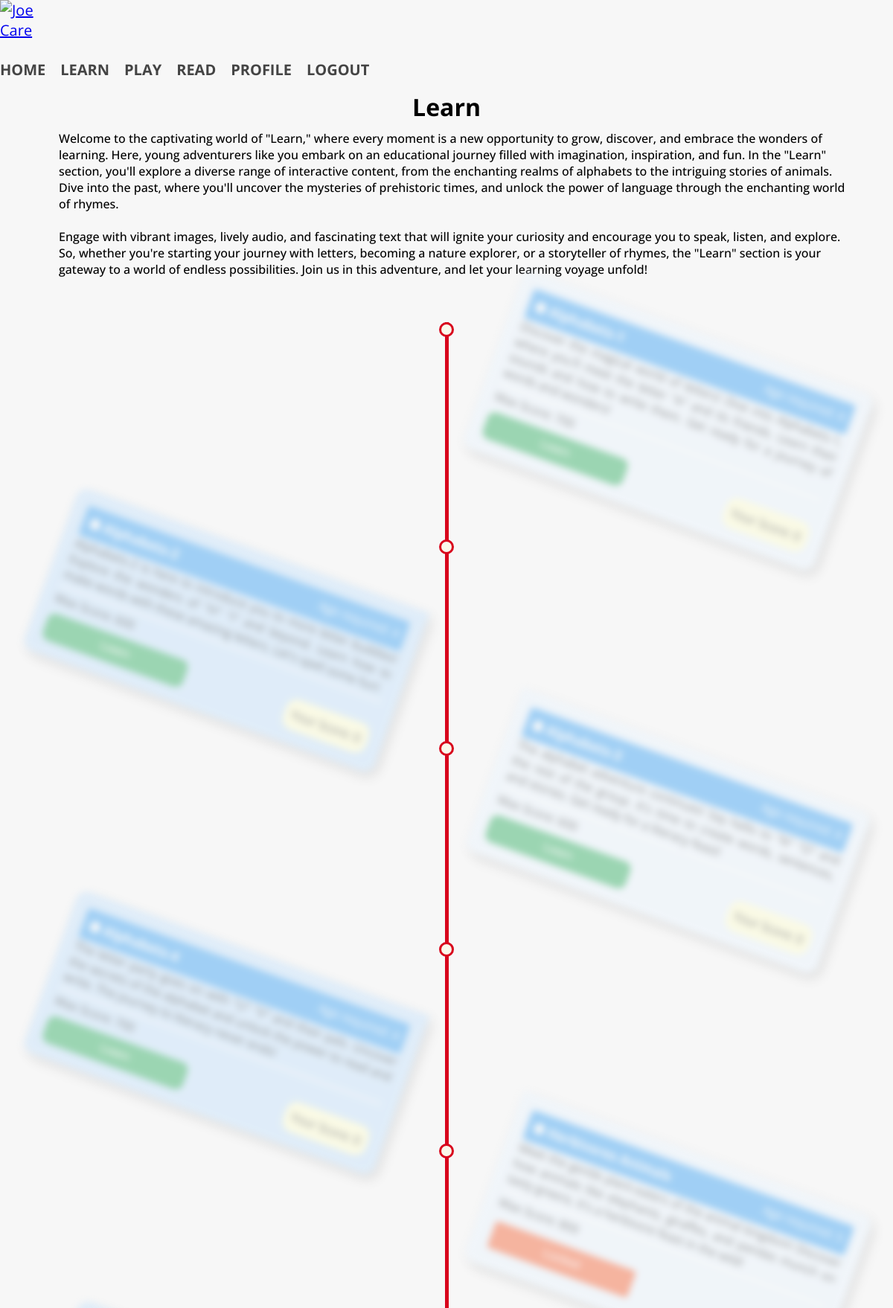
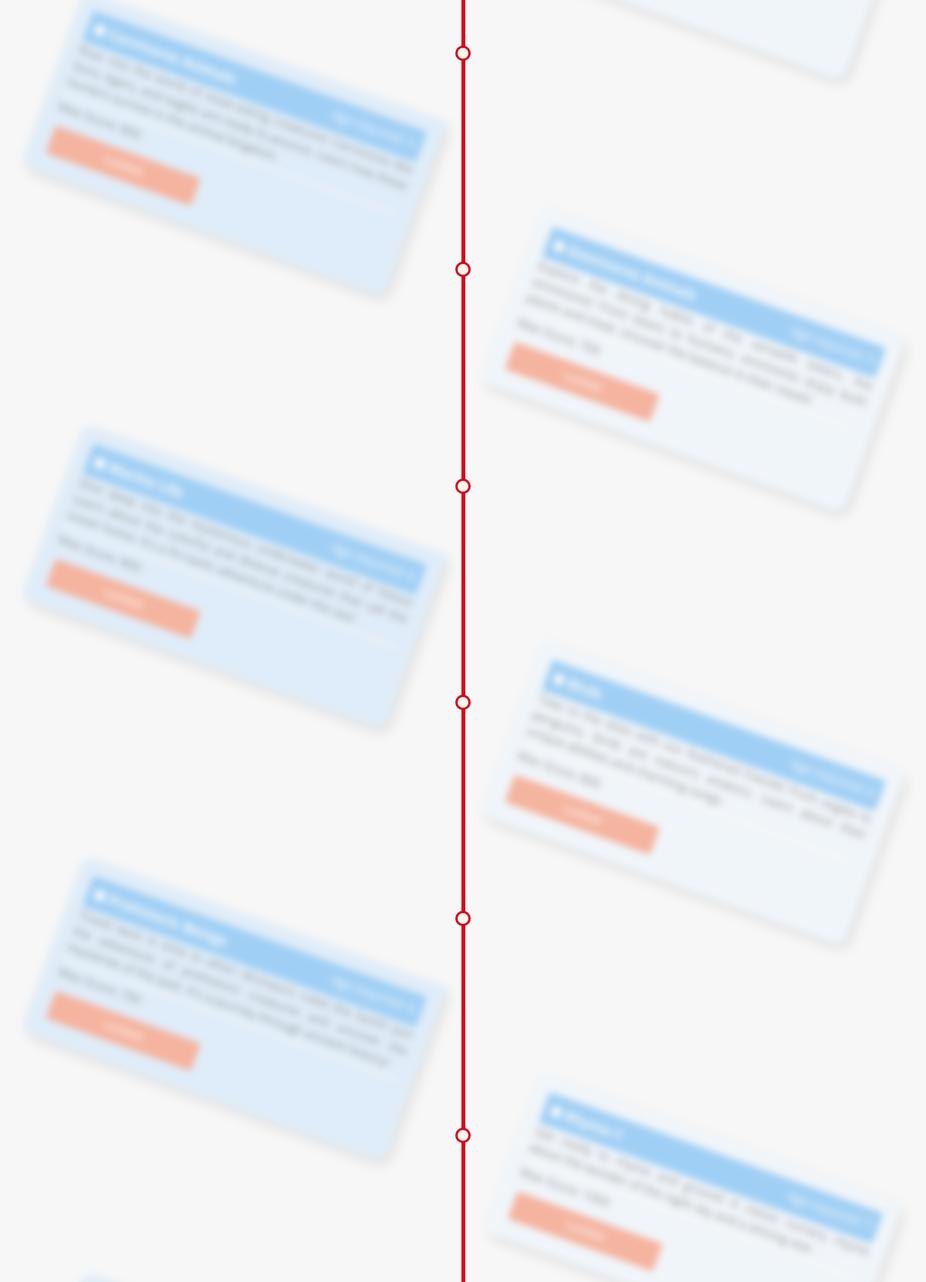
Page /learn (signed in, upper part) on the committed database (2 pictures, top to bottom).
### tables this page shows
CREATE TABLE "Learn" (
	"learnId"	INTEGER NOT NULL UNIQUE,
	"contentName"	TEXT NOT NULL,
	"age"	INTEGER NOT NULL DEFAULT 4,
	"maxScore"	INTEGER NOT NULL DEFAULT 1000,
	"desc"	TEXT,
	PRIMARY KEY("learnId" AUTOINCREMENT)
);

### app.py (the view)
@app.route('/learn')
@login_required
def learn():
    records = DB.getLearn()
    scores = DB.getTScores(current_user.userId)
    age = session.get('age')
    return render_template("learn.html", records = records, scores = scores, age = age)

### DataBase.py (called while the page is built)
    def getLearn():
        con = sqlite3.connect(DataBaseOperations._DB)
        c = con.cursor()
        try:
            sql_select_query = "SELECT * FROM Learn;"
            c.execute(sql_select_query)
            record = c.fetchall()
        finally:
            con.commit()
            c.close()
            con.close()
        return record

    def getTScores(userId):
        con = sqlite3.connect(DataBaseOperations._DB)
        c = con.cursor()
        try:
            sql_select_query = """SELECT TContent1Score, TContent2Score, TContent3Score, TContent4Score, TContent5Score,
            TContent6Score, TContent7Score, TContent8Score, TContent9Score, TContent10Score, TContent11Score,
            TContent12Score, TContent13Score, TContent14Score, TContent15Score FROM Score WHERE userId = ?;"""
            c.execute(sql_select_query, (userId,))
            record = c.fetchall()
        finally:
            con.commit()
            c.close()
            con.close()
        return record[0]

    def updateTime(pageName, time, userId):
        con = sqlite3.connect(DataBaseOperations._DB)
        c = con.cursor()
        try:
            sql_select_query = "SELECT " + pageName + " FROM Time WHERE userId = ?;"
            c.execute(sql_select_query, (userId,))
            record = c.fetchall()
            prevTime = record[0][0]
            x = (prevTime + time, userId)
            update = "UPDATE Time SET " + pageName + " = ? WHERE userId = ?;"
            c.execute(update, x)
        finally:
            con.commit()
            c.close()
            con.close()

### app.py (called while the page is built)
@login_manager.user_loader
def load_user(userId):
    return User(userId)

@app.before_request
def before_request():
    session.permanent = True
    session.modified = True
    app.permanent_session_lifetime = timedelta(minutes=30)

### templates/learn.html (shortened to what this page needs)
<!doctype html>
{% extends 'index.html' %}
{% block content %}
<link rel="stylesheet" href="{{url_for('static', filename='stylesheets/timeline.css')}}">
<link rel="stylesheet" href="https://cdnjs.cloudflare.com/ajax/libs/font-awesome/4.7.0/css/font-awesome.min.css">
    <h1 class="homeTitle" style="margin: 15px 0 0px">Learn</h1>
<div style="display: flex; flex: 50%;align-items: center;">
	<div >
	</div>
	<div><p style="padding: 10px 5%; font-weight: 500; ">Welcome to the captivating world of "Learn," where every moment is a new opportunity to grow, discover, and embrace the wonders of learning. Here, young adventurers like you embark on an educational journey filled with imagination, inspiration, and fun.
In the "Learn" section, you'll explore a diverse range of interactive content, from the enchanting realms of alphabets to the intriguing stories of animals. Dive into the past, where you'll uncover the mysteries of prehistoric times, and unlock the power of language through the enchanting world of rhymes.
<br><br>
Engage with vibrant images, lively audio, and fascinating text that will ignite your curiosity and encourage you to speak, listen, and explore.
So, whether you're starting your journey with letters, becoming a nature explorer, or a storyteller of rhymes, the "Learn" section is your gateway to a world of endless possibilities. Join us in this adventure, and let your learning voyage unfold!
</p></div>
	</div>
	<div class="timeline">
    <section class="timeline">
        <ul>
			{% for record in records %}
          <li>
            <div class="content">
                <div class="timeline-content-info">
                    <span class="timeline-content-info-title" style="font-weight: bolder; font-size: 1.125em;">
                        <i class="fa fa-certificate" aria-hidden="true"></i>
                        {{record[1]}}
                    </span>
                    <span class="timeline-content-info-date">
                        Age required: {{record[2]}}<br>
                    </span>
                </div>
                <p style="text-align: justify; color: black;">{{record[4]}}</p><hr style="border: 1.5px solid white; margin: 5px 0"><p style="color: black; margin-bottom: 10px;">Max Score: {{record[3]}}</p>
                <div>
					{% if (age >= record[2] or record[2] == 4) or (loop.index0 > 0 and scores[loop.index0 - 1] >= 0.75 * record[3]) %}
					<div style="display: flex">
						<span style="float: left;"><a href="/learn/{{record[1]}}/0?id={{record[0]}}"><button class="button"><span>Learn </span></button></a></span>
						<div class="content-skills" >
							{% if scores[loop.index0] == -1 %}
								<span style="color: black;">Your Score: 0</span>
							{% else %}
								<span style="color: black;">Your Score: {{scores[loop.index0]}}</span>
							{% endif %}
						</div>
					</div>
					{% else %}
						<button class="button1" disabled><span> Locked </span></button>
					{% endif %}
                </div>
            </div>
          </li>
          {% endfor %}
        </ul>
      </section>
  </div>
{% endblock %}

### static/stylesheets/Main.css (style rules this page uses)
h1 { text-align: center; }

### static/stylesheets/nav.css (style rules this page uses)
body { margin: 0; font-family: "Open Sans", sans-serif; background-color: #f7f7f7; }

### static/stylesheets/timeline.css (style rules this page uses)
*, *::before, *::after { margin: 0; padding: 0; -webkit-box-sizing: border-box; -moz-box-sizing: border-box; box-sizing: border-box; }
.timeline ul { padding: 50px 0; }
.timeline ul li { background: #d8031c; position: relative; margin: 0 auto; width: 5px; padding-bottom: 40px; list-style-type: none; }
.timeline ul li:before { content: ""; background: #faf8eb; position: absolute; left: 50%; top: 0; transform: translateX(-50%); -webkit-transform: translateX(-50%); width: 20px; height: 20px; border: 3px solid #d8031c; -webkit-border-radius: 50%; -moz-border-radius: 50%; border-radius: 50%; }
.timeline ul li .content { background: #67CC8E; position: relative; top: 7px; width: 500px; padding: 20px; transition: all 0.5s ease-in-out; z-index: 14; box-shadow: 7px 6px 15px 0px rgba(0,0,0,0.25); }
.timeline ul li .content * { color: #fff; }
.timeline ul li .content.non-focus::before { display: none; }
.timeline ul li .content.non-focus { transform: rotate(20deg); opacity: 0.4; filter: blur(5px); z-index: 11; }
.timeline ul li .content { color: #d2d2d2; background: #e6e6e6; }
.timeline ul li .content p { text-align: left; }
.timeline ul li .content:before { content: ""; background: inherit; position: absolute; top: 0px; width: 38px; height: 5px; }
.timeline ul li:nth-child(odd) .content { left: 50px; background: #e7f3fe; border-radius: 0px 15px 15px 15px; }
.timeline ul li:nth-child(odd) .content:before { left: -38px; }
.timeline ul li:nth-child(even) .content { left: calc(-500px - 45px); background: #BDDEFC; border-radius: 15px 0px 15px 15px; }
.timeline ul li:nth-child(even) .content:before { right: -38px; }
.timeline-content-info { display: flex; justify-content: space-between; border-radius: 4px; padding: 2%; background-color: #2196F3; }
.content-skills { margin: 7px 0px 0px auto; }
.content-skills span { background: #ffffcc; border-radius: 15px; padding: 10px; width: 200px; }
.button { display: inline-block; border-radius: 10px; background-color: #14A44D; border: none; color: #FFFFFF; text-align: center; font-size: 16px; padding: 10px; width: 200px; transition: all 0.5s; cursor: pointer; }
.button span { cursor: pointer; display: inline-block; position: relative; transition: 0.5s; }
.button span:after { content: '►'; position: absolute; opacity: 0; top: 0; right: -20px; transition: 0.5s; }
.button1 { display: inline-block; border-radius: 4px; background-color: #f4511e; border: none; color: #FFFFFF; text-align: center; font-size: 16px; padding: 10px; width: 200px; transition: all 0.5s; cursor: pointer; margin: 5px; }
.button1 span { cursor: pointer; display: inline-block; position: relative; transition: 0.5s; }

### rows in the picture
Learn: contentName "Alphabets-1", desc "Discover the magical world of letters! Dive into Alphabets-1, where you'll meet the letter \"A\" and its friends. Learn their sounds and how to write them. Get ready for a journey of words and wonders!", maxScore "700", shows "Your Score: 0"
Learn: contentName "Alphabets-2", desc "Alphabets-2 is here to introduce you to more letter buddies! Explore the wonders of \"H\" \"I\" and beyond. Learn how to make words with these amazing letters. Let's spell some fun!", maxScore "600", shows "Your Score: 0"
Learn: contentName "Alphabets-3", desc "The alphabet adventure continues! Say hello to \"N\" \"O\" and the rest of the group. It's time to create words, sentences, and stories. Get ready for a literacy feast!", maxScore "600", shows "Your Score: 0"
Learn: contentName "Alphabets-4", desc "The letter party goes on with \"U\" \"V\" and their pals. Uncover the secrets of the alphabet and unlock the power to read and write. The journey to literacy never ends!", maxScore "700", shows "Your Score: 0"
Learn: contentName "Herbivores Animals", desc "Meet the gentle plant-eaters of the animal kingdom! Discover how animals like elephants, giraffes, and pandas munch on tasty greens. It's a herbivore feast in the wild!", maxScore "800", age "Locked"
Learn: contentName "Carnivores Animals", desc "Roar into the world of meat-eating creatures! Carnivores like lions, tigers, and eagles are ready to pounce. Learn how these hunters survive in the animal kingdom.", maxScore "800", age "Locked"
Learn: contentName "Omnivores Animals", desc "Explore the dining habits of the versatile eaters, the omnivores! From bears to humans, omnivores enjoy both plants and meat. Uncover the balance in their meals!", maxScore "700", age "Locked"
Learn: contentName "Marine Life", desc "Dive deep into the mysterious underwater world of fishes! Learn about the colorful and diverse creatures that call the ocean home. It's a fin-tastic adventure under the sea!", maxScore "800", age "Locked"
Learn: contentName "Birds", desc "Take to the skies with our feathered friends! From eagles to penguins, birds are nature's aviators. Learn about their unique abilities and charming songs.", maxScore "800", age "Locked"
Learn: contentName "Prehistoric Beings", desc "Travel back in time to when dinosaurs ruled the Earth! Join the adventure of prehistoric creatures and uncover the mysteries of the past. It's a journey through ancient history!", maxScore "700", age "Locked"
Learn: contentName "Rhyme-1", desc "Get ready to rhyme and groove! A classic nursery rhyme about the wonder of the night sky and a shining star.", maxScore "1000", age "Locked"
